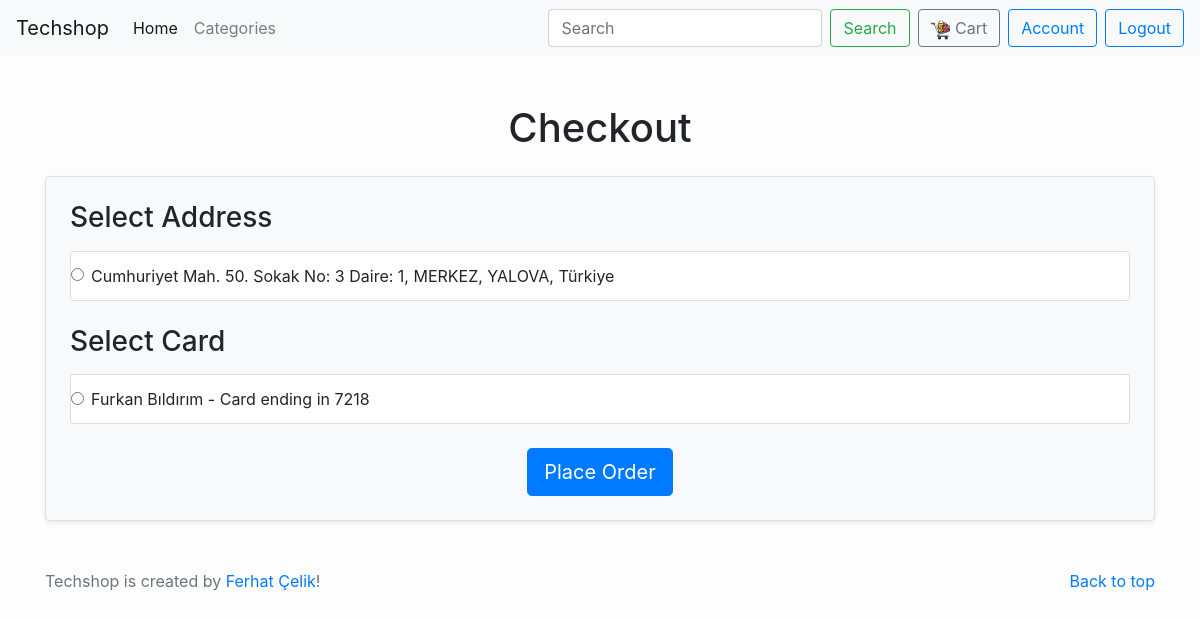
/checkout/ (signed in), run on the app's committed database.
### products/models.py (models this page shows, shortened)
class Address(models.Model):
    user = models.ForeignKey(CustomUser, on_delete=models.CASCADE, related_name='addresses')
    street = models.CharField(max_length=255)
    city = models.CharField(max_length=100)
    state = models.CharField(max_length=100)
    postal_code = models.CharField(max_length=20)
    country = models.CharField(max_length=100)

class Card(models.Model):
    user = models.ForeignKey(CustomUser, on_delete=models.CASCADE, related_name='cards')
    card_number = models.CharField(max_length=16)
    cardholder_name = models.CharField(max_length=255)
    expiration_date = models.DateField()
    cvv = models.CharField(max_length=4)

### products/views.py (the view, shortened to what this page needs)
# urls.py: path('checkout/', checkout, name='checkout'),
@login_required
def checkout(request):
    addresses = request.user.addresses.all()
    cards = request.user.cards.all()
    return render(request, 'checkout.html', {'addresses': addresses, 'cards': cards})

### products/templates/checkout.html (shortened to what this page needs)
{% extends 'base.html' %}
{% block content %}
<div class="container mt-5">
    <h1 class="text-center mb-4">Checkout</h1>
    <form method="post" class="p-4 border rounded shadow-sm bg-light">
        <h3 class="mb-3">Select Address</h3>
        {% if addresses %}
        <div class="list-group mb-4">
            {% for address in addresses %}
            <label class="list-group-item">
                <input type="radio" name="address" value="{{ address.id }}" required class="form-check-input me-2">
                {{ address.street }}, {{ address.city }}, {{ address.state }}, {{ address.country }}
            </label>
            {% endfor %}
        </div>
        {% else %}
        <p class="text-danger">No addresses available. Please add one to proceed.</p>
        <button onclick="location.href='{% url 'add_address' %}'" type="button" class="btn btn-secondary">Add Address</button>
        {% endif %}
        <h3 class="mb-3">Select Card</h3>
        {% if cards %}
        <div class="list-group mb-4">
            {% for card in cards %}
            <label class="list-group-item">
                <input type="radio" name="card" value="{{ card.id }}" required class="form-check-input me-2">
                {{ card.cardholder_name }} - Card ending in {{ card.card_number|slice:"-4:" }}
            </label>
            {% endfor %}
        </div>
        {% else %}
        <p class="text-danger">No cards available. Please add one to proceed.</p>
        <button onclick="location.href='{% url 'add_card' %}'" type="button" class="btn btn-secondary">Add Card</button>
        {% endif %}
        {% if addresses and cards %}
        <div class="text-center">
            <button type="submit" class="btn btn-primary btn-lg">Place Order</button>
        </div>
        {% else %}
        <p class="text-warning text-center">You cannot proceed without an address and a card.</p>
        {% endif %}
    </form>
</div>
{% endblock %}

### data on the page
Address: street "Cumhuriyet Mah. 50. Sokak No: 3 Daire: 1", city "MERKEZ", state "YALOVA", country "Türkiye"
Card: cardholder_name "Furkan Bıldırım", card_number "7218"
